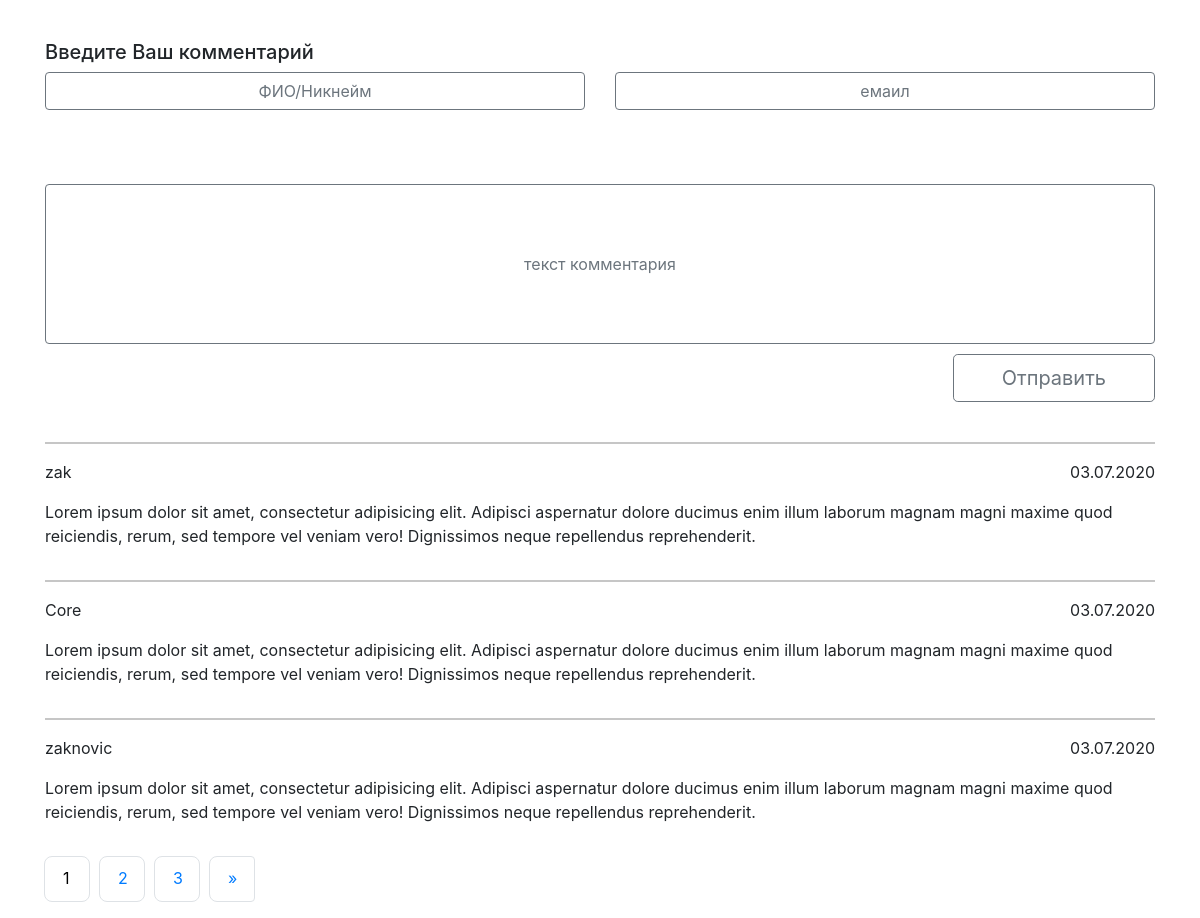
The page /index.php/comments/create on the database its author committed.
### tables this page shows
CREATE TABLE `comments` (
  `id` int(11) NOT NULL,
  `nickname` varchar(50) DEFAULT NULL,
  `email` varchar(50) NOT NULL,
  `content` text NOT NULL,
  `date` int(11) NOT NULL DEFAULT '0',
  `slug` int(11) DEFAULT '0'
);

### index.php (called while the page is built, shortened)
<?php
require_once BASEPATH.'core/CodeIgniter.php';

### application/models/Comments_model.php (called while the page is built, shortened)
<?php
class Comments_model extends CI_Model
{
    public function get_current_page_records($limit, $start)
    {
        $this->db->limit($limit, $start);
        $query = $this->db->select('*')->from('comments')->order_by('date', 'DESC')->get();
        if ($query->num_rows() > 0)
        {
            foreach ($query->result() as $row)
            {
                $data[] = $row;
            }
            return $data;
        }
        return false;
    }
}

### application/views/comments/create.php (the view, shortened to what this page needs)
<div class="row" style="height: 40px;"></div>
<div class="row">
    <div class="col">
        <h5><?php echo $title ?></h5>
    </div>
</div>
<div class="row">
    <div class="col">
        <?php echo form_open(base_url().'comments/create') ?>
            <div class="row">
                <div class="col">
                    <input class="form-control border border-secondary text-center" type="text" placeholder="ФИО/Никнейм"/>
                </div>
                <div class="col">
                    <p>
                        <input id="mail" type="email" class="form-control border border-secondary text-center" name="email" placeholder="емаил"/>
                    </p>
                </div>
                <div class="w-100" style="height: 10px;"></div>
            </div>
            <div class="row">
                <div class="col">
                    <input id="content" class="form-control border border-secondary text-center" name="content" placeholder="текст комментария" style="height: 10rem;">
                </div>
                <div class="w-100" style="height: 10px;"></div>
            </div>
            <div class="row">
                <div class="col-auto mr-auto"></div>
                <div class="col-auto">
                    <input id="submit" class="btn btn-outline-secondary btn-lg pl-5 pr-5" type="submit" name="submit" value="Отправить" />
                </div>
                <div class="w-100" style="height: 40px;"></div>
            </div>
        </form>
    </div>
</div>
<?php if (isset($results)) { ?>
<?php foreach ($results as $dat):  ?>
<div class="w-100" style="height: 2px; border: 1px solid #c6c6c6;"></div>
<div class="row no-gutters">
    <div class="col-auto mr-auto">
        <p class="pt-3" style="">
            <?= $dat->nickname ?>
        </p>
    </div>
    <div class="col-auto">
        <p class="pt-3">
            <?= nice_date(unix_to_human($dat->date), 'd.m.Y') ?>
        </p>
    </div>
</div>
<div class="row">
    <div class="col">
        <p class="pb-3">
            <?= $dat->content ?>
        </p>
    </div>
</div>
<?php endforeach; ?>
    <?php } else { ?>
        <div>No comment(s) found.</div>
    <?php } ?>
<?php if (isset($links)) { ?>
    <?php echo $links ?>
<?php } ?>

### application/controllers/Comments.php (shortened to what this page needs)
<?php
class Comments extends CI_Controller
{
    public function __construct()
    {
        $this->load->database();
        $this->load->model('comments_model');
    }
    public function create()
    {
        $this->load->helper('form');
        $this->load->library('form_validation');
        $this->load->library('pagination');
        $this->load->helper('url');
        $this->load->helper('date');
        $data['title'] = 'Введите Ваш комментарий';
        $data['comments'] = $this->comments_model->getComments();
        $this->form_validation->set_rules('nickname', 'Nickname');
        $this->form_validation->set_rules('email', 'email', 'required');
        $this->form_validation->set_rules('content', 'content', 'required');
        $limit_per_page = 3;
        $page = ($this->uri->segment(3)) ? ($this->uri->segment(3) - 1) : 0;
        $total_records = $this->comments_model->get_total();
        if ($total_records > 0)
        {
            $data["results"] = $this->comments_model->get_current_page_records($limit_per_page, $page*$limit_per_page);
            $config['base_url'] = base_url().'comments/create';
            $config['total_rows'] = $total_records;
            $config['per_page'] = $limit_per_page;
            $config["uri_segment"] = 3;
            $config['num_links'] = 2;
            $config['use_page_numbers'] = TRUE;
            $config['reuse_query_string'] = TRUE;
            $config['full_tag_open'] = '<ul class="pagination">';
            $config['full_tag_close'] = '</ul>';
            $config['first_link'] = '&laquo;';
            $config['first_tag_open'] = '<li class="page-item">';
            $config['first_tag_close'] = '</li>';
            $config['last_link'] = '&raquo;';
            $config['last_tag_open'] = '<li class="page-item">';
            $config['last_tag_close'] = '</li>';
            $config['next_link'] = '&raquo;';
            $config['next_tag_open'] = '<li class="page-item">';
            $config['next_tag_close'] = '</li>';
            $config['prev_link'] = '&laquo;';
            $config['prev_tag_open'] = '<li class="page-item">';
            $config['prev_tag_close'] = '</li>';
            $config['cur_tag_open'] = '<li class="page-link">';
            $config['cur_tag_close'] = '</li>';
            $config['num_tag_open'] = '<li class="page-item">';
            $config['num_tag_close'] = '</li>';
            $this->pagination->initialize($config);
            $data["links"] = $this->pagination->create_links();
        }
        if ($this->form_validation->run() === FALSE)
        {
            $this->load->view('templates/header', $data);
            $this->load->view('comments/create', $data);
            $this->load->view('comments/index', $data);
            $this->load->view('templates/footer');
        }
    }
}

### application/views/templates/header.php (shortened to what this page needs)
<!doctype html>
<html lang="en">
<head>
    <link rel="stylesheet" href="https://stackpath.bootstrapcdn.com/bootstrap/4.5.0/css/bootstrap.min.css">
</head>
<body>
<div class="container">

### application/views/templates/footer.php (shortened to what this page needs)
</div>
</body>
</html>

### application/views/templates/header.php (style rules this page uses)
.page-link { width: 46px; height: 46px; border-radius: 8px; margin-right: 10px; padding: .5rem 1.13rem; line-height: 1.65; }

### rows shown on the page
comments: nickname "zak", date "03.07.2020", content "Lorem ipsum dolor sit amet, consectetur adipisicing elit. Adipisci aspernatur dolore ducimus enim illum laborum magnam magni maxime quod reiciendis, rerum, sed tempore vel veniam vero! Dignissimos neque repellendus reprehenderit."
comments: nickname "Core", date "03.07.2020", content "Lorem ipsum dolor sit amet, consectetur adipisicing elit. Adipisci aspernatur dolore ducimus enim illum laborum magnam magni maxime quod reiciendis, rerum, sed tempore vel veniam vero! Dignissimos neque repellendus reprehenderit."
comments: nickname "zaknovic", date "03.07.2020", content "Lorem ipsum dolor sit amet, consectetur adipisicing elit. Adipisci aspernatur dolore ducimus enim illum laborum magnam magni maxime quod reiciendis, rerum, sed tempore vel veniam vero! Dignissimos neque repellendus reprehenderit."

### other values the page prints
$title "Введите Ваш комментарий"
$links "1 2 3 »"
